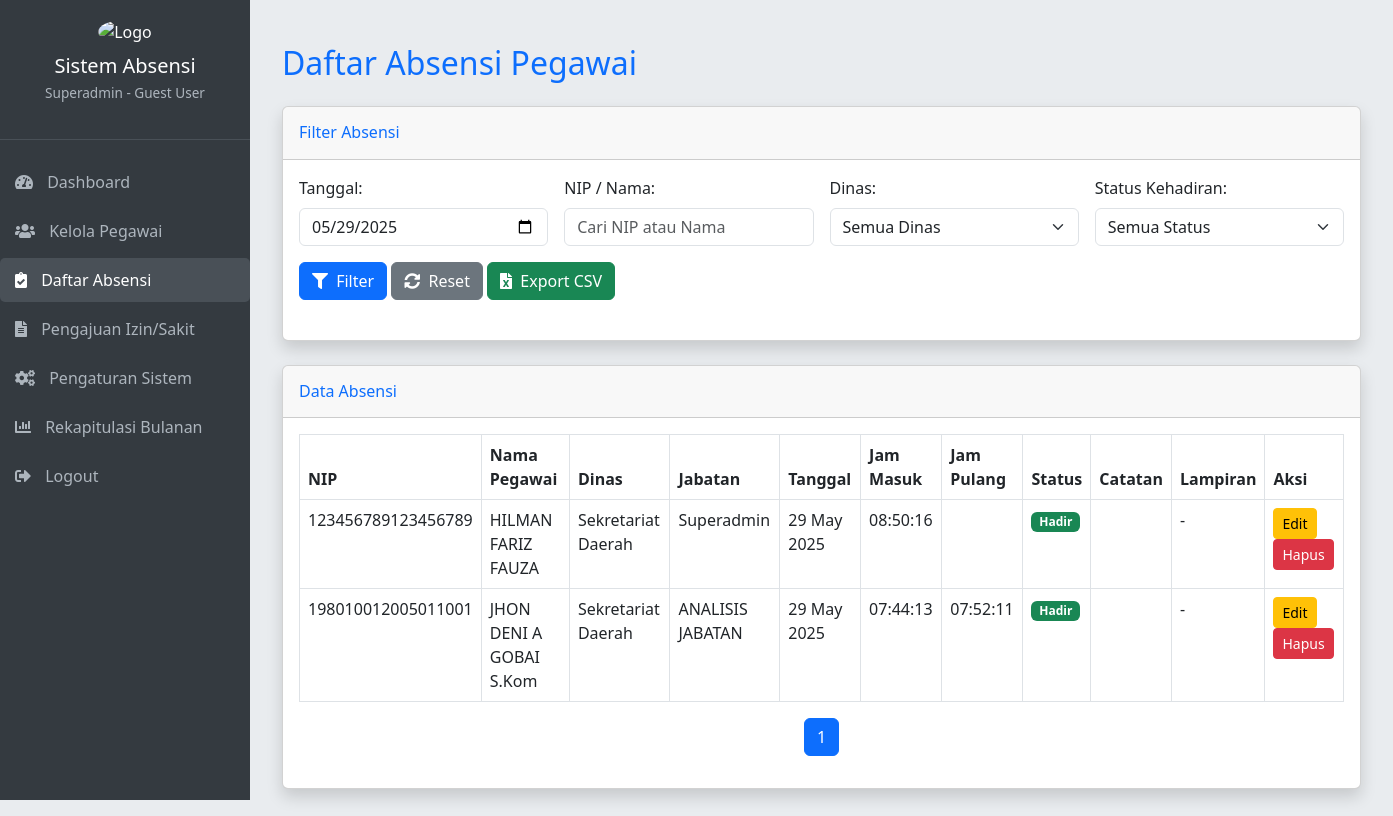
Screenshot of /admin/list_absensi.php (signed in) with the database file from the repository.
### tables this page shows
CREATE TABLE `absensi` (
  `id_absensi` int(11) NOT NULL,
  `id_pegawai` int(11) DEFAULT NULL,
  `nip` varchar(50) NOT NULL,
  `tanggal` date NOT NULL,
  `jam_masuk` time DEFAULT NULL,
  `jam_pulang` time DEFAULT NULL,
  `keterangan` enum('Hadir','Alpha','Izin','Sakit','Cuti','Dinas Luar') NOT NULL,
  `catatan` text DEFAULT NULL,
  `lampiran_izin_sakit` varchar(255) DEFAULT NULL,
  `catatan_admin` text DEFAULT NULL,
  `status_izin` enum('Menunggu','Disetujui','Ditolak') DEFAULT 'Menunggu',
  `timestamp_catat` timestamp NOT NULL DEFAULT current_timestamp()
);

CREATE TABLE `pegawai` (
  `id_pegawai` int(11) NOT NULL,
  `nip` varchar(50) NOT NULL,
  `nama` varchar(255) NOT NULL,
  `pangkat` varchar(100) DEFAULT NULL,
  `golongan` varchar(50) DEFAULT NULL,
  `jabatan` varchar(255) DEFAULT NULL,
  `dinas` varchar(255) NOT NULL,
  `status_kepegawaian` enum('PNS','PPPK','Honor') NOT NULL DEFAULT 'PNS',
  `id_dinas` int(11) DEFAULT NULL
);

### admin/list_absensi.php (the view, shortened to what this page needs)
<?php
require_once __DIR__ . "/../includes/header.php";
$hak_akses_user = $_SESSION["hak_akses"];
$filter_date = isset($_GET['filter_date']) ? $_GET['filter_date'] : date('Y-m-d');
$filter_nip = isset($_GET['filter_nip']) ? trim($_GET['filter_nip']) : '';
$filter_dinas = isset($_GET['filter_dinas']) ? trim($_GET['filter_dinas']) : '';
$filter_status = isset($_GET['filter_status']) ? trim($_GET['filter_status']) : '';
$records_per_page = 10;
$current_page = isset($_GET['page']) && is_numeric($_GET['page']) ? (int)$_GET['page'] : 1;
$offset = ($current_page - 1) * $records_per_page;
$count_query = "SELECT COUNT(a.id_absensi) FROM absensi a JOIN pegawai p ON a.nip = p.nip";
$where_clauses_count = [];
$count_params = [];
$count_types = "";
if ($filter_date) {
    $where_clauses_count[] = "a.tanggal = ?";
    $count_params[] = $filter_date;
    $count_types .= "s";
}
if (!empty($where_clauses_count)) {
    $count_query .= " WHERE " . implode(" AND ", $where_clauses_count);
}
$stmt_count = $mysqli->prepare($count_query);
if (!empty($count_params)) {
    $stmt_count->bind_param($count_types, ...$count_params);
}
$stmt_count->execute();
$result_count = $stmt_count->get_result();
$total_records = $result_count->fetch_row()[0];
$total_pages = ceil($total_records / $records_per_page);
$sql = "SELECT a.id_absensi AS id, a.tanggal, a.jam_masuk, a.jam_pulang, a.keterangan AS status_kehadiran, a.catatan, a.lampiran_izin_sakit AS lampiran, p.nip, p.nama, p.dinas, p.jabatan
        FROM absensi a
        JOIN pegawai p ON a.nip = p.nip";
$where_clauses_select = [];
$select_params = [];
$select_types = "";
if ($filter_date) {
    $where_clauses_select[] = "a.tanggal = ?";
    $select_params[] = $filter_date;
    $select_types .= "s";
}
if (!empty($where_clauses_select)) {
    $sql .= " WHERE " . implode(" AND ", $where_clauses_select);
}
$sql .= " ORDER BY a.tanggal DESC, p.nama ASC LIMIT ? OFFSET ?";
$select_params[] = $records_per_page;
$select_params[] = $offset;
$select_types .= "ii";
$stmt = $mysqli->prepare($sql);
if (!empty($select_params)) {
    $stmt->bind_param($select_types, ...$select_params);
}
$stmt->execute();
$result = $stmt->get_result();
$absensi_data = $result->fetch_all(MYSQLI_ASSOC);
?>
<div class="container-fluid py-4">
    <h2 class="mb-4 text-primary">Daftar Absensi Pegawai</h2>
    <div class="card shadow mb-4">
        <div class="card-header py-3">
            <h6 class="m-0 font-weight-bold text-primary">Filter Absensi</h6>
        </div>
        <div class="card-body">
            <form action="" method="GET" class="mb-4">
                <div class="row g-3 align-items-end">
                    <div class="col-md-3">
                        <label for="filter_date" class="form-label">Tanggal:</label>
                        <input type="date" class="form-control" id="filter_date" name="filter_date" value="<?php echo htmlspecialchars($filter_date); ?>">
                    </div>
                    <div class="col-md-3">
                        <label for="filter_nip" class="form-label">NIP / Nama:</label>
                        <input type="text" class="form-control" id="filter_nip" name="filter_nip" value="<?php echo htmlspecialchars($filter_nip); ?>" placeholder="Cari NIP atau Nama">
                    </div>
                    <?php if ($hak_akses_user == 'Superadmin'): ?>
                    <div class="col-md-3">
                        <label for="filter_dinas" class="form-label">Dinas:</label>
                        <select class="form-select" id="filter_dinas" name="filter_dinas">
                            <option value="">Semua Dinas</option>
                        </select>
                    </div>
                    <?php endif; ?>
                    <div class="col-md-3">
                        <label for="filter_status" class="form-label">Status Kehadiran:</label>
                        <select class="form-select" id="filter_status" name="filter_status">
                            <option value="Semua Status" <?php echo ($filter_status == 'Semua Status') ? 'selected' : ''; ?>>Semua Status</option>
                        </select>
                    </div>
                    <div class="col-md-auto">
                        <button type="submit" class="btn btn-primary"><i class="fas fa-filter me-1"></i> Filter</button>
                        <a href="list_absensi.php" class="btn btn-secondary"><i class="fas fa-sync-alt me-1"></i> Reset</a>
                        <a href="list_absensi.php?export_csv=1&filter_date=<?php echo htmlspecialchars($filter_date); ?>&filter_nip=<?php echo htmlspecialchars($filter_nip); ?>&filter_dinas=<?php echo htmlspecialchars($filter_dinas); ?>&filter_status=<?php echo htmlspecialchars($filter_status); ?>" class="btn btn-success"><i class="fas fa-file-excel me-1"></i> Export CSV</a>
                    </div>
                </div>
            </form>
        </div>
    </div>
    <div class="card shadow mb-4">
        <div class="card-header py-3">
            <h6 class="m-0 font-weight-bold text-primary">Data Absensi</h6>
        </div>
        <div class="card-body">
            <div class="table-responsive">
                <?php if (empty($absensi_data)): ?>
                    <div class="alert alert-info text-center" role="alert">
                        Tidak ada data absensi yang ditemukan untuk filter yang dipilih.
                    </div>
                <?php else: ?>
                <table class="table table-bordered table-hover" id="dataTable" width="100%" cellspacing="0">
                    <thead>
                        <tr>
                            <th>NIP</th>
                            <th>Nama Pegawai</th>
                            <th>Dinas</th>
                            <th>Jabatan</th>
                            <th>Tanggal</th>
                            <th>Jam Masuk</th>
                            <th>Jam Pulang</th>
                            <th>Status</th>
                            <th>Catatan</th>
                            <th>Lampiran</th>
                            <th>Aksi</th>
                        </tr>
                    </thead>
                    <tbody>
                        <?php foreach ($absensi_data as $absensi): ?>
                            <tr>
                                <td><?php echo htmlspecialchars($absensi['nip']); ?></td>
                                <td><?php echo htmlspecialchars($absensi['nama']); ?></td>
                                <td><?php echo htmlspecialchars($absensi['dinas']); ?></td>
                                <td><?php echo htmlspecialchars($absensi['jabatan']); ?></td>
                                <td><?php echo htmlspecialchars(date('d F Y', strtotime($absensi['tanggal']))); ?></td>
                                <td><?php echo htmlspecialchars($absensi['jam_masuk']); ?></td>
                                <td><?php echo htmlspecialchars($absensi['jam_pulang']); ?></td>
                                <td>
                                    <?php
                                    $status_class = '';
                                    switch ($absensi['status_kehadiran']) {
                                        case 'Hadir':
                                            $status_class = 'badge bg-success';
                                            break;
                                    }
                                    ?>
                                    <span class="<?php echo $status_class; ?>"><?php echo htmlspecialchars($absensi['status_kehadiran']); ?></span>
                                </td>
                                <td><?php echo htmlspecialchars($absensi['catatan']); ?></td>
                                <td>
                                    <?php if ($absensi['lampiran']): ?>
                                        <a href="<?php echo htmlspecialchars(UPLOAD_DIR_BUKTI . $absensi['lampiran']); ?>" target="_blank" class="btn btn-sm btn-info">Lihat</a>
                                    <?php else: ?>
                                        -
                                    <?php endif; ?>
                                </td>
                                <td>
                                    <a href="edit_absensi.php?id=<?php echo $absensi['id']; ?>" class="btn btn-warning btn-sm">Edit</a>
                                    <a href="delete_absensi.php?id=<?php echo $absensi['id']; ?>" class="btn btn-danger btn-sm" onclick="return confirm('Anda yakin ingin menghapus data absensi ini?');">Hapus</a>
                                </td>
                            </tr>
                        <?php endforeach; ?>
                    </tbody>
                </table>
                <?php endif; ?>
            </div>
            <nav aria-label="Page navigation example">
                <ul class="pagination justify-content-center">
                    <?php for ($i = 1; $i <= $total_pages; $i++): ?>
                        <li class="page-item <?php echo ($i == $current_page) ? 'active' : ''; ?>">
                            <a class="page-link" href="?page=<?php echo $i; ?>&filter_date=<?php echo htmlspecialchars($filter_date); ?>&filter_nip=<?php echo htmlspecialchars($filter_nip); ?>&filter_dinas=<?php echo htmlspecialchars($filter_dinas); ?>&filter_status=<?php echo htmlspecialchars($filter_status); ?>"><?php echo $i; ?></a>
                        </li>
                    <?php endfor; ?>
                </ul>
            </nav>
        </div>
    </div>
</div>
<?php
require_once __DIR__ . "/../includes/footer.php";
?>

### includes/header.php (style rules this page uses)
body { font-family: 'Segoe UI', Tahoma, Geneva, Verdana, sans-serif; background-color: #e9ecef; min-height: 100vh; display: flex; }

### rows the page displays
absensi: id_pegawai.nip "123456789123456789", id_pegawai.nama "HILMAN FARIZ FAUZA", id_pegawai.dinas "Sekretariat Daerah", id_pegawai.jabatan "Superadmin", tanggal "29 May 2025", jam_masuk "08:50:16", keterangan "Hadir"
absensi: id_pegawai.nip "198010012005011001", id_pegawai.nama "JHON DENI A GOBAI S.Kom", id_pegawai.dinas "Sekretariat Daerah", id_pegawai.jabatan "ANALISIS JABATAN", tanggal "29 May 2025", jam_masuk "07:44:13", jam_pulang "07:52:11", keterangan "Hadir"

### other values shown
$_SESSION['hak_akses'] "Superadmin"
$_SESSION['nama'] "Guest User"
